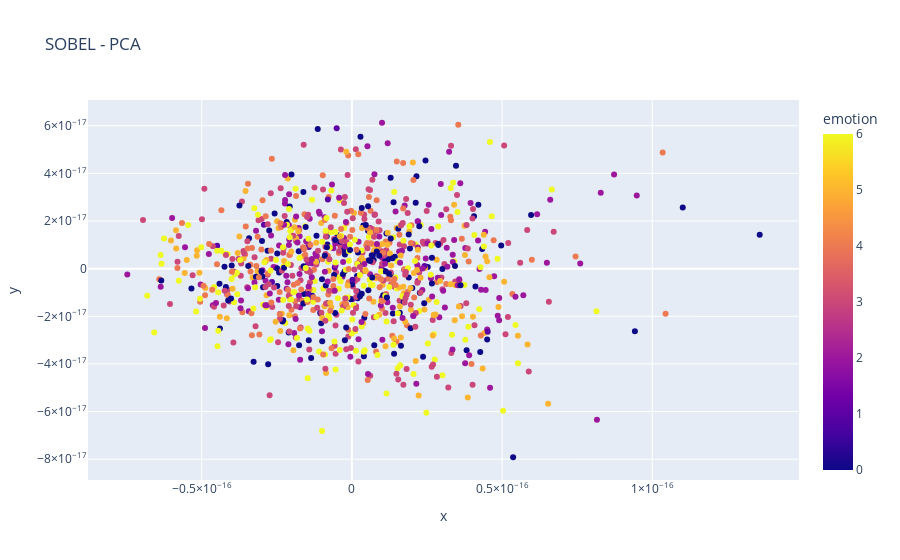

Source (notebook cell):
### Code cell
Xtrain = df.loc[df['Usage']=="Training"]

sobel = pd.DataFrame()
sobel['emotion'] = Xtrain['emotion']
sobel['x'], sobel['y'] = zip(*Xtrain['sobel_pca'])

fig = px.scatter(sobel[:1000], x='x', y='y', color='emotion',title ="SOBEL - PCA")
fig.show()

### Figure 1 — Plotly figure (JSON) as saved in the notebook; plotly's stock layout.template omitted (floating-point values rounded to 4 significant figures; data arrays with more than 128 entries replaced by an {"elided": "..."} marker saying what was removed)
{"data": [{"hovertemplate": "x=%{x}<br>y=%{y}<br>emotion=%{marker.color}<extra></extra>", "legendgroup": "", "marker": {"color": {"elided": "1000 int values"}, "coloraxis": "coloraxis", "symbol": "circle"}, "mode": "markers", "name": "", "orientation": "v", "showlegend": false, "type": "scatter", "x": {"elided": "1000 float values"}, "xaxis": "x", "y": {"elided": "1000 float values"}, "yaxis": "y"}], "layout": {"coloraxis": {"colorbar": {"title": {"text": "emotion"}}, "colorscale": [[0, "#0d0887"], [0.1111, "#46039f"], [0.2222, "#7201a8"], [0.3333, "#9c179e"], [0.4444, "#bd3786"], [0.5556, "#d8576b"], [0.6667, "#ed7953"], [0.7778, "#fb9f3a"], [0.8889, "#fdca26"], [1, "#f0f921"]]}, "legend": {"tracegroupgap": 0}, "title": {"text": "SOBEL - PCA"}, "xaxis": {"anchor": "y", "domain": [0, 1], "title": {"text": "x"}}, "yaxis": {"anchor": "x", "domain": [0, 1], "title": {"text": "y"}}}}
